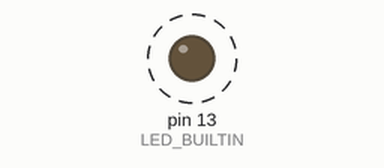
Bench run of a sketch on a simulated Arduino Uno, built with avr-gcc and run on an emulated ATmega328P. Shown: output pins drawn as LEDs (lit = HIGH). Dashed ring = blinking. What the sketch prints to the serial monitor is not drawn.

Above: at 0.3 s.
Timing chart, 0 to 3.0 s (numbered marks = the images above):
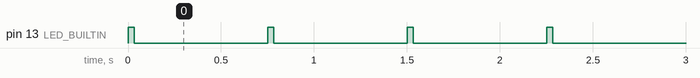

Measured:
- by itself, pin 13 (LED_BUILTIN): alternates HIGH for 0.03 s and LOW for 0.72 s

The sketch:

xSemaphoreCreateCounting.ino
```cpp
#include <Arduino_FreeRTOS.h>
#include <semphr.h>
SemaphoreHandle_t xCountingSemaphore;

void setup()
{
  Serial.begin(9600); // Enable serial communication library.
  pinMode(LED_BUILTIN, OUTPUT);

 // Create task for Arduino led
  xTaskCreate(Task1, // Task function
              "Ledon", // Task name
              128, // Stack size
              NULL,
              0 ,// Priority
              NULL );
   xTaskCreate(Task2, // Task function
              "Ledoff", // Task name
              128, // Stack size
              NULL,
              0, // Priority
              NULL );
   xCountingSemaphore = xSemaphoreCreateCounting(1,1);
   xSemaphoreGive(xCountingSemaphore);

}

void loop() {}


void Task1(void *pvParameters)
{
  (void) pvParameters;

  for (;;)
    {
      xSemaphoreTake(xCountingSemaphore, portMAX_DELAY);
      Serial.println("Inside Task1 and Serial monitor Resource Taken");
      digitalWrite(LED_BUILTIN, HIGH);
      xSemaphoreGive(xCountingSemaphore);
      vTaskDelay(50);
    }
    // delay(500);
  }

void Task2(void *pvParameters)
{
  (void) pvParameters;
  for (;;)
    {
      xSemaphoreTake(xCountingSemaphore, portMAX_DELAY);
      Serial.println("Inside Task2 and Serial monitor Resource Taken");
      digitalWrite(LED_BUILTIN, LOW);
      xSemaphoreGive(xCountingSemaphore);
      vTaskDelay(50);
  }
}
```
